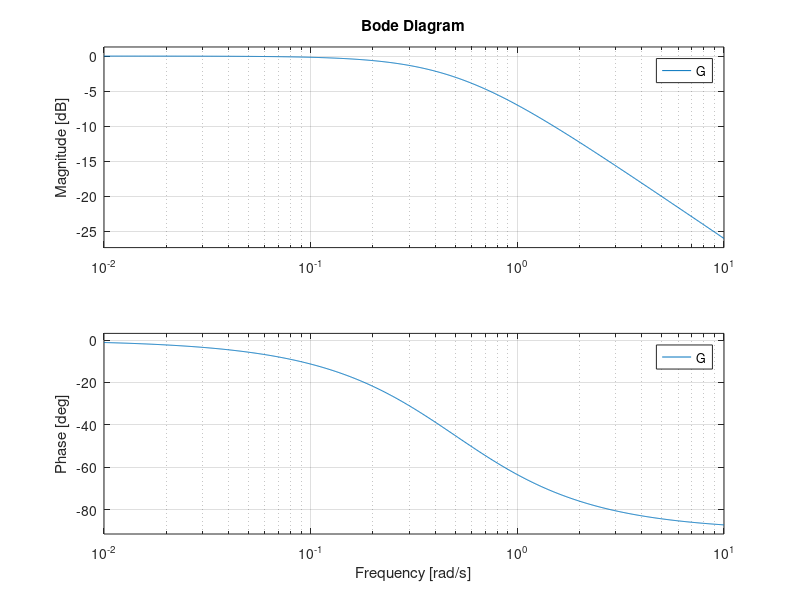
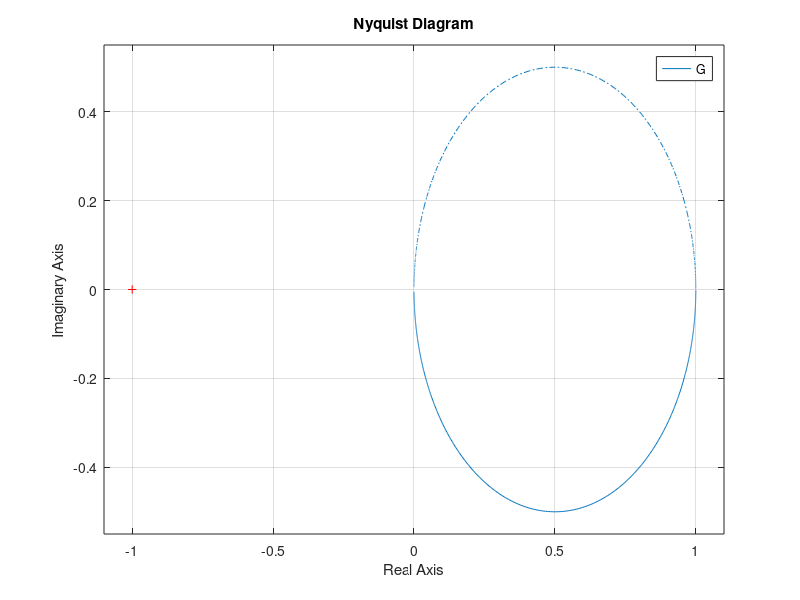

These charts were generated, in order, by the following MATLAB code: (Note: this script raises an error after producing the figures.)
%% Ch.5 — Bode and Nyquist in code
% Process Dynamics and Control, SeoulTech — slide 17
% https://seoultechpse.github.io/ProCon/ch5/ch5_frequency.html#/3/10
% Requires: Control System Toolbox

clear; close all; clc

G = tf(1, [2 1]);                       % Ex 5.2
figure(1), bode(G)
figure(2), nyquist(G)

G6 = tf(1, [10 1], 'InputDelay', 2);    % Ex 5.6: exact dead time
figure(3), bode(G6)
figure(4), nyquist(G6)

K = 1; tau = 2;                         % Ex 5.3: family in zeta
for zeta = [1.2 1.0 0.8 0.6 0.4 0.2]
    bode(tf(K, [tau^2 2*zeta*tau 1])), hold on
end
